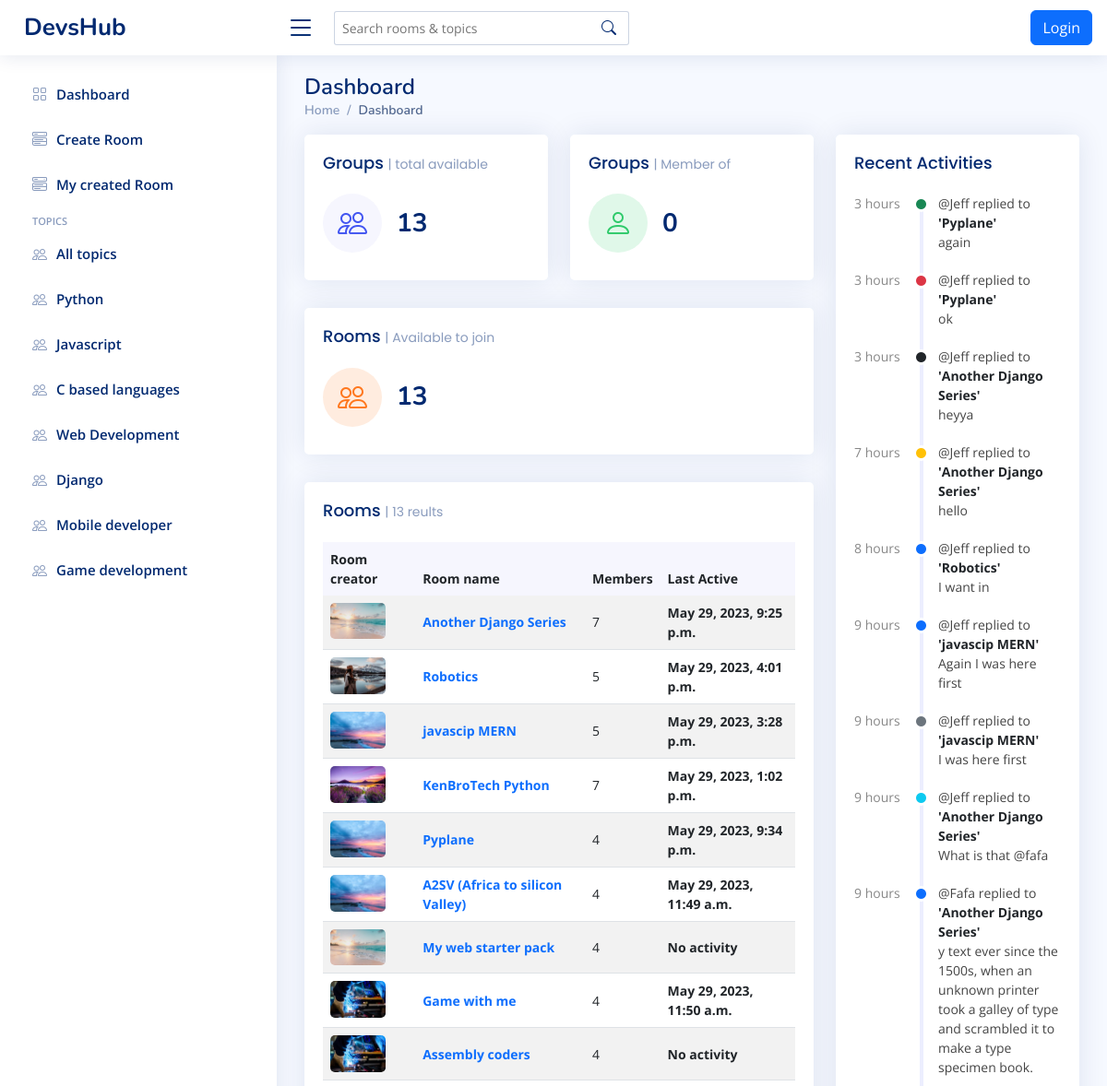
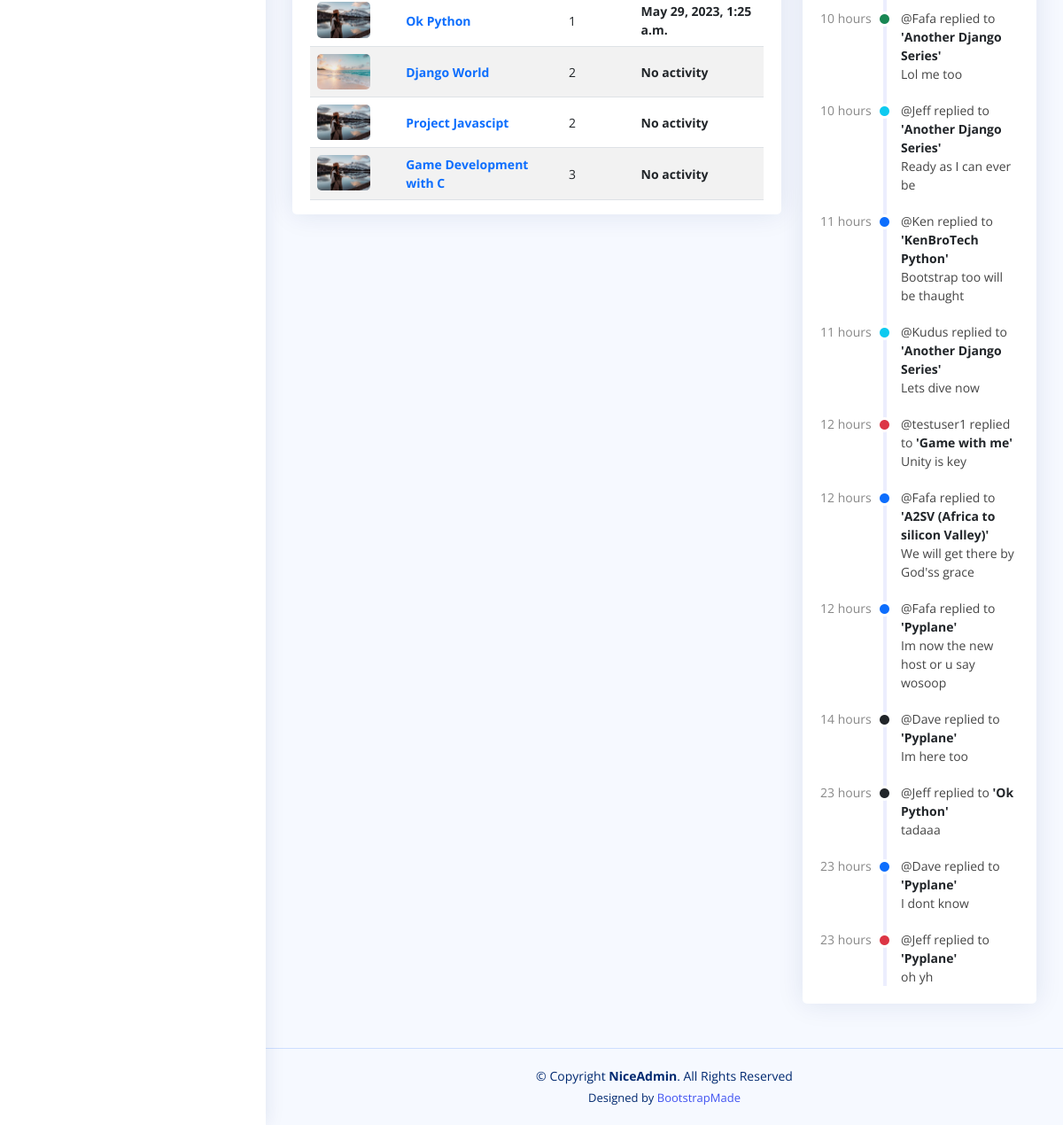
The page / on the database its author committed (2 pictures, top to bottom).
### base/models.py (models this page shows, shortened)
class Topic(models.Model):
    name = models.CharField(max_length=100)

class Room(models.Model):
    host = models.ForeignKey(User, on_delete=models.CASCADE, blank=True)
    topic = models.ForeignKey(Topic, on_delete=models.CASCADE)
    name = models.CharField(max_length=200)
    description = models.TextField()
    members = models.ManyToManyField(User, related_name="members", blank=True)
    created = models.DateTimeField(auto_now_add=True)
    updated = models.DateTimeField(auto_now=True)
    objects = RoomManager()
    class Meta:
        ordering = ["-updated", "-created"]
    def __str__(self):
        return self.name
    def last_active(self):
        messages = self.message_set.all().order_by('-created')
        if messages:
            return messages[0].created
        else:
            return "No activity"

class Profile(models.Model):
    user = models.OneToOneField(User, on_delete=models.CASCADE)
    full_name = models.CharField(max_length=200, blank=True)
    profile_pic = models.ImageField(default="avatar.png", upload_to='profiles/', blank=True)
    bio =  models.TextField(blank=True)
    job = models.CharField(max_length=150, blank=True)
    company = models.CharField(max_length=200, blank=True)
    created = models.DateTimeField(auto_now_add=True)
    updated = models.DateTimeField(auto_now=True)

class Message(models.Model):
    user = models.ForeignKey(User, on_delete=models.CASCADE)
    room = models.ForeignKey(Room, on_delete=models.CASCADE)
    body = models.TextField()
    created = models.DateTimeField(auto_now_add=True)
    updated = models.DateTimeField(auto_now=True)
    def get_random_color(self):
        colors = ["primary", "danger", "success", "dark", "info", "warning", "muted"]
        return random.choice(colors)
    class Meta:
        ordering = ["-created", '-updated']

### base/views.py (the view)
# urls.py: path("", home, name="home"),
def home(request):
    q = request.GET.get("q") if request.GET.get("q") != None else ""
    empty_activity = False
    empty_rooms = False
    rooms = Room.objects.filter(
        Q(topic__name__icontains=q) | Q(name__icontains=q) | Q(description__icontains=q)
    )
    topics = Topic.objects.all()
    rooms_count = Room.objects.all().count()
    q_room_count = rooms.count()
    if q_room_count == 0:
        empty_rooms = True
    members_of_count = len(Room.objects.return_all_joned_rooms(request.user))
    remaining = rooms_count - members_of_count
    room_messages = Message.objects.filter(Q(room__name__icontains=q)).order_by("-created")[:20]
    if len(room_messages) == 0:
        empty_activity = True
    context = {
        "rooms": rooms,
        "topics": topics,
        "rooms_count": rooms_count,
        "room_messages": room_messages,
        'members_of_count':members_of_count,
        'remaining': remaining,
        'q_room_count':q_room_count,
        'empty_activity':empty_activity,
        'empty_rooms':empty_rooms,
    }
    return render(request, "base/home.html", context)

### base/models.py (called while the page is built)
    def return_all_joned_rooms(self, user):
        rooms = []
        for room in Room.objects.all():
            if user in room.members.all() or room.host ==user:
                rooms.append(room)
        return rooms

### base/templatetags/custom_filters.py (called while the page is built)
@register.filter
def hours_since(value):
    if timezone.is_aware(value):
        now = timezone.now()
    else:
        now = timezone.make_aware(timezone.now(), timezone.get_current_timezone())
    delta = now - value
    hours = delta.total_seconds() // 3600
    return int(hours)

### base/templates/base/home.html (shortened to what this page needs)
{% extends 'main.html' %}
{% load static %}
{% load custom_filters %}
{% block css_files %}
<link href="{% static 'vendor/bootstrap/css/bootstrap.min.css' %}" rel="stylesheet">
<link href="{% static 'vendor/bootstrap-icons/bootstrap-icons.css' %}" rel="stylesheet">
<link href="{% static 'css/style.css' %}" rel="stylesheet">
{% endblock css_files %}
{% block content %}
<main id="main" class="main">
    <div class="pagetitle">
      <h1>Dashboard</h1>
      <nav>
        <ol class="breadcrumb">
          <li class="breadcrumb-item"><a href="index.html">Home</a></li>
          <li class="breadcrumb-item active">Dashboard</li>
        </ol>
      </nav>
    </div>
    <section class="section dashboard">
      <div class="row">
        <div class="col-lg-8">
          <div class="row">
            <div class="col-xxl-4 col-md-6">
              <div class="card info-card sales-card">
                <div class="card-body">
                  <h5 class="card-title">Groups <span>| total available</span></h5>
                  <div class="d-flex align-items-center">
                    <div class="card-icon rounded-circle d-flex align-items-center justify-content-center">
                      <i class="bi bi-people"></i>
                    </div>
                    <div class="ps-3">
                      <h6>{{rooms_count}}</h6>
                    </div>
                  </div>
                </div>
              </div>
            </div>
            <div class="col-xxl-4 col-md-6">
              <div class="card info-card revenue-card">
                <div class="card-body">
                  <h5 class="card-title">Groups <span>| Member of</span></h5>
                  <div class="d-flex align-items-center">
                    <div class="card-icon rounded-circle d-flex align-items-center justify-content-center">
                      <i class="bi bi-person"></i>
                    </div>
                    <div class="ps-3">
                      <h6>{{members_of_count}}</h6>
                    </div>
                  </div>
                </div>
              </div>
            </div>
            <div class="col-xxl-4 col-xl-12">
              <div class="card info-card customers-card">
                <div class="card-body">
                  <h5 class="card-title">Rooms <span>| Available to join</span></h5>
                  <div class="d-flex align-items-center">
                    <div class="card-icon rounded-circle d-flex align-items-center justify-content-center">
                      <i class="bi bi-people"></i>
                    </div>
                    <div class="ps-3">
                      <h6>{{remaining}}</h6>
                    </div>
                  </div>
                </div>
              </div>
            </div>
            <div class="col-12">
            <div class="col-12">
              <div class="card top-selling overflow-auto">
                <div class="card-body pb-0">
                  <h5 class="card-title">Rooms <span>| {{q_room_count}} reults</span></h5>
                  <table class="table table-striped">
                    <thead>
                      <tr>
                        <th scope="col">Room creator</th>
                        <th scope="col">Room name</th>
                        <th scope="col">Members</th>
                        <th scope="col">Last Active</th>
                      </tr>
                    </thead>
                    <tbody>
                      {% if empty_rooms %}
                      <h4>No available room</h4>
                      {% else %}
                      {% for room in rooms %}
                      <tr>
                        <th scope="row"><a href=""><img src="{{room.host.profile.profile_pic.url}}" alt="host image"></a></th>
                        <td><a href="{% url 'room' room.id %}" class="text-primary fw-bold">{{room.name}}</a></td>
                        <td>{{room.members.all|length}}</td>
                        <td class="fw-bold">{{room.last_active}}</td>
                      </tr>
                      {% endfor %}
                      {% endif %}
                    </tbody>
                  </table>
                </div>
              </div>
            </div>
            </div>
          </div>
        </div>
        <div class="col-lg-4">
          <div class="card">
            <div class="card-body">
              <h5 class="card-title">Recent Activities</h5>
              <div class="activity">
                {% if empty_activity %}
                  <h5>No recent activity</h5>
                {% else %}
                {% for item in room_messages %}
                <div class="activity-item d-flex">
                  <div class="activite-label">{{item.created|hours_since}} hours</div>
                  <i class='bi bi-circle-fill activity-badge text-{{item.get_random_color}} align-self-start'></i>
                  <div class="activity-content">
                    @{{item.user}} replied to <a href="#" class="fw-bold text-dark">'{{item.room}}'</a> <br>{{item.body}}
                  </div>
                </div>
                {% endfor %}
                {% endif %}
              </div>
            </div>
          </div>
        </div>
      </div>
    </section>
  </main>
{% endblock content %}

### templates/aside.html (shortened to what this page needs)
  <aside id="sidebar" class="sidebar">
    <ul class="sidebar-nav" id="sidebar-nav">
      <li class="nav-item">
        <a class="nav-link collapsed" href="{% url 'home' %}">
          <i class="bi bi-grid"></i>
          <span>Dashboard</span>
        </a>
      </li>
      <li class="nav-item">
        <a class="nav-link collapsed" data-bs-target="#components-nav" href="{% url 'create-room' %}">
          <i class="bi bi-menu-button-wide"></i><span>Create Room</span>
        </a>
      </li>
      <li class="nav-item">
        <a class="nav-link collapsed" data-bs-target="#components-nav" href="{% url 'created-rooms' %}">
          <i class="bi bi-menu-button-wide"></i><span>My created Room</span>
        </a>
      </li>
      <li class="nav-heading">Topics</li>
      <li class="nav-item">
        <a class="nav-link collapsed" href="{% url 'home' %}">
        <i class="bi bi-people"></i>
        <span>All topics</span>
        </a>
    </li>
      {% for topic in topics %}
        <li class="nav-item">
            <a class="nav-link collapsed" href="{% url 'home' %}?q={{topic.name}}">
            <i class="bi bi-people"></i>
            <span>{{topic.name}}</span>
            </a>
        </li>
      {% endfor %}
    </ul>
  </aside>

### static/css/style.css (style rules this page uses)
:root { scroll-behavior: smooth; }
body { font-family: "Open Sans", sans-serif; background: #f6f9ff; color: #444444; }
a { color: #4154f1; text-decoration: none; }
h1, h2, h3, h4, h5, h6 { font-family: "Nunito", sans-serif; }
#main { margin-top: 60px; padding: 20px 30px; transition: all 0.3s; }
.pagetitle { margin-bottom: 10px; }
.pagetitle h1 { font-size: 24px; margin-bottom: 0; font-weight: 600; color: #012970; }
.card { margin-bottom: 30px; border: none; border-radius: 5px; box-shadow: 0px 0 30px rgba(1, 41, 112, 0.1); }
.card-title { padding: 20px 0 15px 0; font-size: 18px; font-weight: 500; color: #012970; font-family: "Poppins", sans-serif; }
.card-title span { color: #899bbd; font-size: 14px; font-weight: 400; }
.card-body { padding: 0 20px 20px 20px; }
.breadcrumb { font-size: 14px; font-family: "Nunito", sans-serif; color: #899bbd; font-weight: 600; }
.breadcrumb a { color: #899bbd; transition: 0.3s; }
.breadcrumb .breadcrumb-item::before { color: #899bbd; }
.breadcrumb .active { color: #51678f; font-weight: 600; }
.sidebar { position: fixed; top: 60px; left: 0; bottom: 0; width: 300px; z-index: 996; transition: all 0.3s; padding: 20px; overflow-y: auto; scrollbar-width: thin; scrollbar-color: #aab7cf transparent; box-shadow: 0px 0px 20px rgba(1, 41, 112, 0.1); background-color: #fff; }
@media (min-width: 1200px) { #main, #footer { margin-left: 300px; } }
.sidebar-nav { padding: 0; margin: 0; list-style: none; }
.sidebar-nav li { padding: 0; margin: 0; list-style: none; }
.sidebar-nav .nav-item { margin-bottom: 5px; }
.sidebar-nav .nav-heading { font-size: 11px; text-transform: uppercase; color: #899bbd; font-weight: 600; margin: 10px 0 5px 15px; }
.sidebar-nav .nav-link { display: flex; align-items: center; font-size: 15px; font-weight: 600; color: #4154f1; transition: 0.3; background: #f6f9ff; padding: 10px 15px; border-radius: 4px; }
.sidebar-nav .nav-link i { font-size: 16px; margin-right: 10px; color: #4154f1; }
.sidebar-nav .nav-link.collapsed { color: #012970; background: #fff; }
.sidebar-nav .nav-link.collapsed i { color: #899bbd; }
.dashboard .info-card { padding-bottom: 10px; }
.dashboard .info-card h6 { font-size: 28px; color: #012970; font-weight: 700; margin: 0; padding: 0; }
.dashboard .card-icon { font-size: 32px; line-height: 0; width: 64px; height: 64px; flex-shrink: 0; flex-grow: 0; }
.dashboard .sales-card .card-icon { color: #4154f1; background: #f6f6fe; }
.dashboard .revenue-card .card-icon { color: #2eca6a; background: #e0f8e9; }
.dashboard .customers-card .card-icon { color: #ff771d; background: #ffecdf; }
.dashboard .activity { font-size: 14px; }
.dashboard .activity .activity-item .activite-label { color: #888; position: relative; flex-shrink: 0; flex-grow: 0; min-width: 64px; }
.dashboard .activity .activity-item .activite-label::before { content: ""; position: absolute; right: -11px; width: 4px; top: 0; bottom: 0; background-color: #eceefe; }
.dashboard .activity .activity-item .activity-badge { margin-top: 3px; z-index: 1; font-size: 11px; line-height: 0; border-radius: 50%; flex-shrink: 0; border: 3px solid #fff; flex-grow: 0; }
.dashboard .activity .activity-item .activity-content { padding-left: 10px; padding-bottom: 20px; }
.dashboard .activity .activity-item:first-child .activite-label::before { top: 5px; }
.dashboard .activity .activity-item:last-child .activity-content { padding-bottom: 0; }
.dashboard .top-selling { font-size: 14px; }
.dashboard .top-selling .table thead { background: #f6f6fe; }
.dashboard .top-selling .table thead th { border: 0; }
.dashboard .top-selling .table tbody td { vertical-align: middle; }
.dashboard .top-selling img { border-radius: 5px; max-width: 60px; }

### rows shown on the page
Topic: name "Python"
Topic: name "Javascript"
Topic: name "C based languages"
Topic: name "Web Development"
Topic: name "Django"
Topic: name "Mobile developer"
Topic: name "Game development"
Room: host.profile.profile_pic (picture), name "Another Django Series", members.all|length "7", last_active "May 29, 2023, 9:25 p.m."
Room: host.profile.profile_pic (picture), name "Robotics", members.all|length "5", last_active "May 29, 2023, 4:01 p.m."
Room: host.profile.profile_pic (picture), name "javascip MERN", members.all|length "5", last_active "May 29, 2023, 3:28 p.m."
Room: host.profile.profile_pic (picture), name "KenBroTech Python", members.all|length "7", last_active "May 29, 2023, 1:02 p.m."
Room: host.profile.profile_pic (picture), name "Pyplane", members.all|length "4", last_active "May 29, 2023, 9:34 p.m."
Room: host.profile.profile_pic (picture), name "A2SV (Africa to silicon Valley)", members.all|length "4", last_active "May 29, 2023, 11:49 a.m."
Room: host.profile.profile_pic (picture), name "My web starter pack", members.all|length "4", last_active "No activity"
Room: host.profile.profile_pic (picture), name "Game with me", members.all|length "4", last_active "May 29, 2023, 11:50 a.m."
Room: host.profile.profile_pic (picture), name "Assembly coders", members.all|length "4", last_active "No activity"
Room: host.profile.profile_pic (picture), name "Ok Python", members.all|length "1", last_active "May 29, 2023, 1:25 a.m."
Room: host.profile.profile_pic (picture), name "Django World", members.all|length "2", last_active "No activity"
Room: host.profile.profile_pic (picture), name "Project Javascipt", members.all|length "2", last_active "No activity"
Room: host.profile.profile_pic (picture), name "Game Development with C", members.all|length "3", last_active "No activity"
Message: created|hours_since "3", user "Jeff", room "Pyplane", body "again"
Message: created|hours_since "3", user "Jeff", room "Pyplane", body "ok"
Message: created|hours_since "3", user "Jeff", room "Another Django Series", body "heyya"
Message: created|hours_since "7", user "Jeff", room "Another Django Series", body "hello"
Message: created|hours_since "8", user "Jeff", room "Robotics", body "I want in"
Message: created|hours_since "9", user "Jeff", room "javascip MERN", body "Again I was here first"
Message: created|hours_since "9", user "Jeff", room "javascip MERN", body "I was here first"
Message: created|hours_since "9", user "Jeff", room "Another Django Series", body "What is that @fafa"
Message: created|hours_since "9", user "Fafa", room "Another Django Series", body "y text ever since the 1500s, when an unknown printer took a galley of type and scrambled it to make a type specimen book."
Message: created|hours_since "10", user "Fafa", room "Another Django Series", body "Lol me too"
Message: created|hours_since "10", user "Jeff", room "Another Django Series", body "Ready as I can ever be"
Message: created|hours_since "11", user "Ken", room "KenBroTech Python", body "Bootstrap too will be thaught"
Message: created|hours_since "11", user "Kudus", room "Another Django Series", body "Lets dive now"
Message: created|hours_since "12", user "testuser1", room "Game with me", body "Unity is key"
Message: created|hours_since "12", user "Fafa", room "A2SV (Africa to silicon Valley)", body "We will get there by God'ss grace"
Message: created|hours_since "12", user "Fafa", room "Pyplane", body "Im now the new host or u say wosoop"
Message: created|hours_since "14", user "Dave", room "Pyplane", body "Im here too"
Message: created|hours_since "23", user "Jeff", room "Ok Python", body "tadaaa"
Message: created|hours_since "23", user "Dave", room "Pyplane", body "I dont know"
Message: created|hours_since "23", user "Jeff", room "Pyplane", body "oh yh"

### other values the page prints
{{ rooms_count }} "13"
{{ members_of_count }} "0"
{{ remaining }} "13"
{{ q_room_count }} "13"
